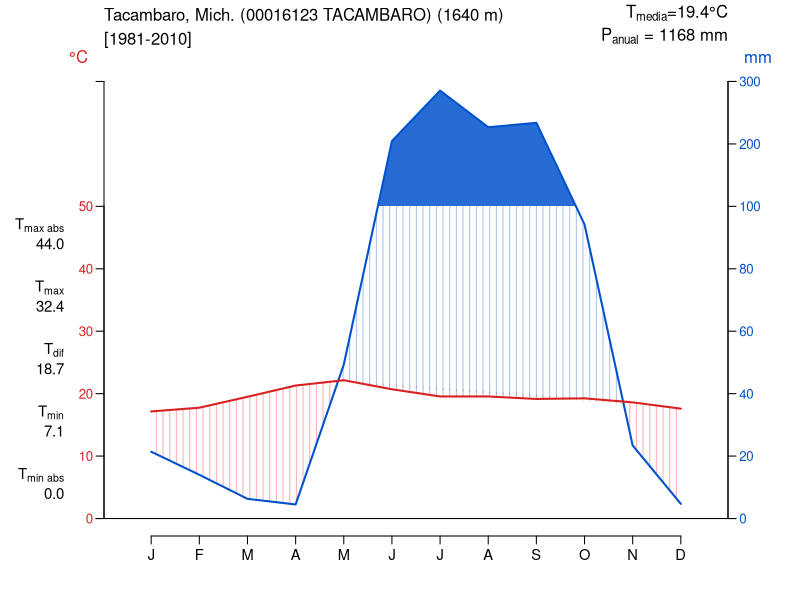

The R script that drew this image:
## ---- chunk 1
nombre <- "Tacambaro, Mich. (00016123 TACAMBARO)"
periodo <- "1981-2010"
elevacion <- 1640

prec <- c(21.4,14.0,6.3,4.5,49.3,204.5,285.4,226.7,233.8,94.2,23.4,4.7)
tmin <- c(7.1,7.5,8.8,10.5,11.9,12,11.5,11.5,11.4,10.8,9.2,7.8)
tmax <- c(27.2,28,30.2,32.1,32.4,29.4,27.6,27.6,26.9,27.7,28,27.4)
tminabs <- c(0,0,1,4,4,5,5,1,6,4,3,1)
tmaxabs <- c(33,34,37,40,44,44,38,38,35,39,34,37)

meses <- c("J", "F", "M", "A", "M", "J", "J", "A", "S", "O", "N", "D")
## ---- chunk 2
# --- 2. Cálculos generales ---
tmedia <- (tmax + tmin)/2
tdif <- (tmax - tmin)
tdif_prom <- round(mean(tdif), 1)
temp_prom <- round(mean(tmedia), 1)
prec_anual <- round(sum(prec), 0)
max_tmax <- max(tmax)
min_tmin <- min(tmin)

# --- 2. Escala Gaussen-Walter e Interpolación Densa ---
# Transformación de precipitación a escala de temperatura:
# 0 a 100 mm -> 0 a 50°C (relación 2:1)
# > 100 mm -> escala reducida (10 mm extra = 2°C)
p_escala <- ifelse(prec <= 100, prec / 2, 50 + (prec - 100) / 10)

# Secuancias de valores para los poligonos de relleno
xd <- seq(1, 12, length.out = 500)
td <- approx(1:12, tmedia, xout = xd)$y
pd <- approx(1:12, p_escala, xout = xd)$y
## ---- chunk 3
# --- 3. Configuración del Gráfico ---
par(mar = c(4, 6.5, 4, 4.5), mgp = c(2.5, 0.7, 0), cex=0.8)

plot(1:12, tmedia, type = "n", xlim = c(0.5, 12.5), ylim = c(0, max(c(p_escala, 70))),
     axes = FALSE, xlab = "", ylab = "")

# Colores semitransparentes
col_arido  <- adjustcolor("#D92121", alpha.f = 0.35) # Rojo semitransparente (Árido)
col_humedo <- adjustcolor("#0052CC", alpha.f = 0.35) # Azul semitransparente (Húmedo)
col_super  <- adjustcolor("#0052CC", alpha.f = 0.85) # Azul intesificado (Superhúmedo)

# --- 4. Relleno Uniforme de Áreas ---
# A) Período árido (T > P)
m_arid <- td >= pd
polygon(c(xd[m_arid], rev(xd[m_arid])), 
        c(td[m_arid], rev(pd[m_arid])), 
        col = col_arido, border = NA,
        density = 15, angle = 90)

# B) Período húmedo (P > T, hasta 100 mm / 50°C)
m_humid <- pd >= td
p_lim <- pmin(pd, 50)
polygon(c(xd[m_humid], rev(xd[m_humid])), 
        c(p_lim[m_humid], rev(td[m_humid])), 
        col = col_humedo, border = NA,
        density = 15, angle = 90)

# C) Período superhúmedo (> 100 mm / 50°C)
m_super <- pd >= 50
polygon(c(xd[m_super], rev(xd[m_super])), 
        c(pd[m_super], rep(50, sum(m_super))), 
        col = col_super, border = NA)

# --- 5. Rectángulos de Heladas bajo el eje horizontal ---
for (i in 1:12) {
  if (tmin[i] < 0) {
    # Heladas seguras (tmin media < 0 °C): Azul sólido
    rect(xleft = i - 0.5, ybottom = -2.5, xright = i + 0.5, ytop = 0, 
         col = "#0052CC", border = "black", xpd = TRUE)
  } else if (tminabs[i] < 0) {
    # Heladas probables (tmin absoluta < 0 °C): Azul claro / achurado
    rect(xleft = i - 0.5, ybottom = -2.5, xright = i + 0.5, ytop = 0, 
         col = adjustcolor("#0052CC", alpha.f = 0.3), density = 15, angle = 45, 
         border = "black", xpd = TRUE)
  }
}

# --- 6. Líneas, Ejes y Encabezados ---
#abline(h = 50, col = "black", lwd = 1)
abline(h = 0, col = "black", lwd = 1)
lines(1:12, p_escala, col = "#0052CC", lwd = 2)
lines(1:12, tmedia, col = "#D92121", lwd = 2)

# Ejes
axis(1, at = 1:12, labels = meses, cex.axis = 1.1)
axis(2, at = c(seq(0, 50, 10)), col.axis = "#D92121", las = 1)
axis(4, at = c(seq(0, 50, 10), 60, 70), labels = c(seq(0, 100, 20), 200, 300), col.axis = "#0052CC", las = 1)

# Etiquetas de unidades
mtext("°C", side = 2, at = 74, col = "#D92121", line = 1, las = 1)
mtext("mm", side = 4, at = 74, col = "#0052CC", line = 1, las = 1)

# Marco exterior
axis(2, at = c(0, 70), labels = FALSE)
axis(4, at = c(0, 70), labels = FALSE)

# Títulos y Metadatos
mtext(paste0(nombre, " (", elevacion, " m)"), side = 3, line = 2.5, adj = 0)
mtext(paste0("[",periodo,"]"), side = 3, line = 1, adj = 0)
mtext(substitute(paste("T"["media"],"=", Tmean, "°C"),
                 list(Tmean=temp_prom)),
      side = 3, line = 2.5, adj = 1)
mtext(substitute(paste("P"["anual"]," = ", P, " mm"),
                 list(P=prec_anual)),
      side = 3, line = 1, adj = 1)

# Indicadores laterales Max/Min
## Maximo absoluto
mtext(expression("T"["max"]), side = 2, at = 37, 
      line = 2.5, las = 1, adj = 1, cex = 0.9)
mtext(sprintf("%.1f", max(tmax)), side = 2, at = 34, 
      line = 2.5, las = 1, adj = 1, cex = 0.9)
## Maximo mensual
mtext(expression("T"["min"]), side = 2, at = 17, 
      line = 2.5, las = 1, adj = 1, cex = 0.9)
mtext(sprintf("%.1f", min(tmin)), side = 2, at = 14, 
      line = 2.5, las = 1, adj = 1, cex = 0.9)
## Rango diurno
mtext(expression("T"["dif"]), side = 2, at = 27, 
      line = 2.5, las = 1, adj = 1, cex = 0.9)
mtext(sprintf("%.1f", mean(tdif)), side = 2, at = 24, 
      line = 2.5, las = 1, adj = 1, cex = 0.9)
## Minimo mensual
mtext(expression("T"["max abs"]), side = 2, at = 47, 
      line = 2.5, las = 1, adj = 1, cex = 0.9)
mtext(sprintf("%.1f", max(tmaxabs)), side = 2, at = 44, 
      line = 2.5, las = 1, adj = 1, cex = 0.9)
## Minimo absoluto
mtext(expression("T"["min abs"]), side = 2, at = 7, 
      line = 2.5, las = 1, adj = 1, cex = 0.9)
mtext(sprintf("%.1f", min(tminabs)), side = 2, at = 4, 
      line = 2.5, las = 1, adj = 1, cex = 0.9)
